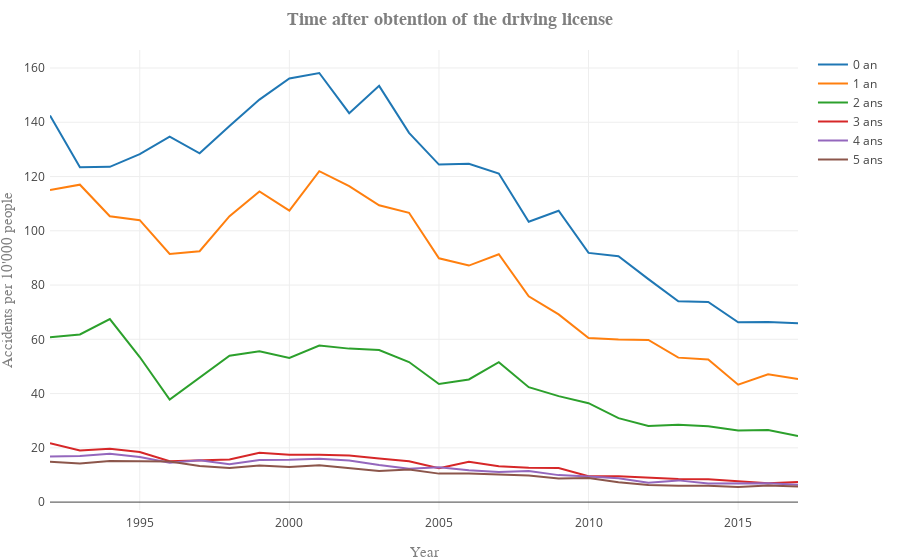
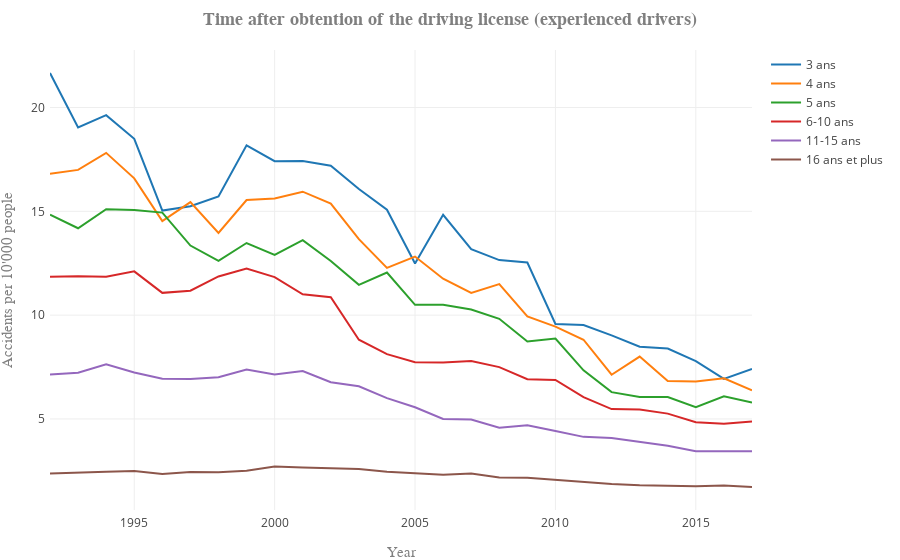

Notebook code cell kept with these figures, in order:
### Markdown cell above
How long had the people in an accident had their license for? In this analysis, we start again from the normalized total of accidents that we created before, i.e. normalized by each 10'000 of people (without taking care of the proportions of driving people as this did not carry enough interesting information). 

We also take the years of license from the `df_Accident_objects` dataset. Note that they are groupped by interval sometimes (e.g. 6-10 years).

### Code cell
index_permis = df_Accident_objets['annee_permis_index'].unique()

# Create a mapping to know how many years are accounted for in each interval
mapping={}
for i in range(len(index_permis)-1):
    if (index_permis[i]==16):
        mapping[index_permis[i]] = 64 # Until 80 years old
    else:
        mapping[index_permis[i]] = index_permis[i+1] - index_permis[i] 

# Focus our analysis on the accidents of tourism cars when there was a mistake and drop
# the cases where we don't know for how many years the license was hold
df_permis = df_Accident_objets_normalized[(df_Accident_objets_normalized.faute_index==1)\
                            & (df_Accident_objets_normalized.voiture_index==210)\
                            & (df_Accident_objets_normalized.annee_permis!='Inconnu')]

# Group by the different categories
df_permis = df_permis.groupby(['annee_permis','annee_permis_index']).sum()

# Rescale the values: divide the total of accidents by the number of different ages
# of the intervals (assumption: if you consider people with 6-10 years of license ther
# will be approximately 5 times more people than if only one year is taken into account)
for i in range(len(df_permis.index)):
    df_permis.loc[df_permis.index.values[i]] = df_permis.loc[df_permis.index.values[i]]/\
                                                    mapping[df_permis.index.values[i][1]]

# Get the years for which we have information and sort them (reference: 2017)
df_permis = df_permis.sort_values(['2017'], ascending=False).reset_index()\
        [['annee_permis']+[col for col in df_permis.columns if IS_DATE.match(col)]].\
        set_index('annee_permis')

# Plot the results with our function
plot_dataframe(x=df_permis.columns.values, y=df_permis[:6],\
               title='Time after obtention of the driving license', xlabel='Year',\
               ylabel="Accidents per 10'000 people",\
               labels=df_permis.index.values[:6],\
               rotation=45, number_to_plot=None,name_save='accident_driving_licence')

# Plot the results but the top 3 lines with our function
plot_dataframe(x=df_permis.columns.values, y=df_permis.iloc[3:],\
               title='Time after obtention of the driving license (experienced drivers)', xlabel='Year',\
               ylabel="Accidents per 10'000 people",\
               labels=df_permis.iloc[3:].index.values,\
               rotation=45, number_to_plot=None,name_save='accident_driving_licence_experienced')

### Figure 1 — Plotly figure (JSON) as saved in the notebook; plotly's stock layout.template omitted (floating-point values rounded to 4 significant figures)
{"data": [{"name": "0 an", "type": "scatter", "uid": "83e77154-9b0d-4578-81b4-65b0ea7985d3", "x": ["1992", "1993", "1994", "1995", "1996", "1997", "1998", "1999", "2000", "2001", "2002", "2003", "2004", "2005", "2006", "2007", "2008", "2009", "2010", "2011", "2012", "2013", "2014", "2015", "2016", "2017"], "y": [142.5, 123.4, 123.6, 128.2, 134.7, 128.6, 138.6, 148.4, 156.2, 158.2, 143.3, 153.4, 136.1, 124.4, 124.7, 121.1, 103.3, 107.4, 91.85, 90.65, 82.19, 73.99, 73.75, 66.3, 66.41, 65.9]}, {"name": "1 an", "type": "scatter", "uid": "d784581c-f8e0-4288-9fbb-97747b8e2a97", "x": ["1992", "1993", "1994", "1995", "1996", "1997", "1998", "1999", "2000", "2001", "2002", "2003", "2004", "2005", "2006", "2007", "2008", "2009", "2010", "2011", "2012", "2013", "2014", "2015", "2016", "2017"], "y": [115.1, 117.0, 105.4, 103.9, 91.45, 92.49, 105.4, 114.5, 107.4, 122.0, 116.5, 109.4, 106.6, 89.87, 87.18, 91.35, 75.84, 69.19, 60.5, 59.97, 59.75, 53.25, 52.53, 43.27, 47.14, 45.32]}, {"name": "2 ans", "type": "scatter", "uid": "2209e516-57d2-4300-b163-b5641674d335", "x": ["1992", "1993", "1994", "1995", "1996", "1997", "1998", "1999", "2000", "2001", "2002", "2003", "2004", "2005", "2006", "2007", "2008", "2009", "2010", "2011", "2012", "2013", "2014", "2015", "2016", "2017"], "y": [60.73, 61.78, 67.45, 53.47, 37.81, 45.86, 53.98, 55.63, 53.1, 57.69, 56.57, 56.07, 51.62, 43.55, 45.19, 51.56, 42.36, 39.06, 36.46, 30.94, 28.06, 28.55, 27.97, 26.39, 26.58, 24.4]}, {"name": "3 ans", "type": "scatter", "uid": "c9d7b633-94af-4d64-af17-4fe658dcd3ae", "x": ["1992", "1993", "1994", "1995", "1996", "1997", "1998", "1999", "2000", "2001", "2002", "2003", "2004", "2005", "2006", "2007", "2008", "2009", "2010", "2011", "2012", "2013", "2014", "2015", "2016", "2017"], "y": [21.66, 19.04, 19.63, 18.49, 15.04, 15.24, 15.72, 18.18, 17.42, 17.42, 17.19, 16.07, 15.07, 12.49, 14.83, 13.18, 12.65, 12.53, 9.572, 9.52, 9.024, 8.481, 8.391, 7.788, 6.928, 7.405]}, {"name": "4 ans", "type": "scatter", "uid": "9108168e-060e-4a1b-bf3b-1cd8b4f85321", "x": ["1992", "1993", "1994", "1995", "1996", "1997", "1998", "1999", "2000", "2001", "2002", "2003", "2004", "2005", "2006", "2007", "2008", "2009", "2010", "2011", "2012", "2013", "2014", "2015", "2016", "2017"], "y": [16.81, 17.0, 17.81, 16.59, 14.53, 15.45, 13.96, 15.55, 15.62, 15.94, 15.37, 13.66, 12.27, 12.82, 11.76, 11.07, 11.5, 9.943, 9.45, 8.816, 7.131, 8.006, 6.83, 6.807, 6.957, 6.384]}, {"name": "5 ans", "type": "scatter", "uid": "55b008b2-4b2b-483f-8bcb-336bf6c58e39", "x": ["1992", "1993", "1994", "1995", "1996", "1997", "1998", "1999", "2000", "2001", "2002", "2003", "2004", "2005", "2006", "2007", "2008", "2009", "2010", "2011", "2012", "2013", "2014", "2015", "2016", "2017"], "y": [14.84, 14.18, 15.1, 15.07, 14.94, 13.35, 12.61, 13.47, 12.9, 13.61, 12.61, 11.46, 12.05, 10.5, 10.5, 10.27, 9.824, 8.727, 8.875, 7.342, 6.291, 6.063, 6.058, 5.566, 6.088, 5.789]}], "layout": {"margin": {"b": 50, "l": 50, "pad": 4, "r": 50, "t": 50}, "title": "<b>Time after obtention of the driving license</b>", "titlefont": {"color": "#7f7f7f", "family": "Courier New, monospace", "size": 18}, "xaxis": {"title": "Year", "titlefont": {"color": "#7f7f7f", "family": "Courier New, monospace", "size": 15}}, "yaxis": {"title": "Accidents per 10'000 people", "titlefont": {"color": "#7f7f7f", "family": "Courier New, monospace", "size": 15}}}}

### Figure 2 — Plotly figure (JSON) as saved in the notebook; plotly's stock layout.template omitted (floating-point values rounded to 4 significant figures)
{"data": [{"name": "3 ans", "type": "scatter", "uid": "c6aaa512-b160-4588-bd55-4e0a43c56140", "x": ["1992", "1993", "1994", "1995", "1996", "1997", "1998", "1999", "2000", "2001", "2002", "2003", "2004", "2005", "2006", "2007", "2008", "2009", "2010", "2011", "2012", "2013", "2014", "2015", "2016", "2017"], "y": [21.66, 19.04, 19.63, 18.49, 15.04, 15.24, 15.72, 18.18, 17.42, 17.42, 17.19, 16.07, 15.07, 12.49, 14.83, 13.18, 12.65, 12.53, 9.572, 9.52, 9.024, 8.481, 8.391, 7.788, 6.928, 7.405]}, {"name": "4 ans", "type": "scatter", "uid": "ac36add9-6004-4405-865e-a118fee43c65", "x": ["1992", "1993", "1994", "1995", "1996", "1997", "1998", "1999", "2000", "2001", "2002", "2003", "2004", "2005", "2006", "2007", "2008", "2009", "2010", "2011", "2012", "2013", "2014", "2015", "2016", "2017"], "y": [16.81, 17.0, 17.81, 16.59, 14.53, 15.45, 13.96, 15.55, 15.62, 15.94, 15.37, 13.66, 12.27, 12.82, 11.76, 11.07, 11.5, 9.943, 9.45, 8.816, 7.131, 8.006, 6.83, 6.807, 6.957, 6.384]}, {"name": "5 ans", "type": "scatter", "uid": "50e1759a-6411-4800-8026-0fa649a77530", "x": ["1992", "1993", "1994", "1995", "1996", "1997", "1998", "1999", "2000", "2001", "2002", "2003", "2004", "2005", "2006", "2007", "2008", "2009", "2010", "2011", "2012", "2013", "2014", "2015", "2016", "2017"], "y": [14.84, 14.18, 15.1, 15.07, 14.94, 13.35, 12.61, 13.47, 12.9, 13.61, 12.61, 11.46, 12.05, 10.5, 10.5, 10.27, 9.824, 8.727, 8.875, 7.342, 6.291, 6.063, 6.058, 5.566, 6.088, 5.789]}, {"name": "6-10 ans", "type": "scatter", "uid": "392474bc-be78-4895-8c22-01ea839f757a", "x": ["1992", "1993", "1994", "1995", "1996", "1997", "1998", "1999", "2000", "2001", "2002", "2003", "2004", "2005", "2006", "2007", "2008", "2009", "2010", "2011", "2012", "2013", "2014", "2015", "2016", "2017"], "y": [11.84, 11.88, 11.85, 12.11, 11.07, 11.18, 11.86, 12.25, 11.83, 11.01, 10.86, 8.818, 8.121, 7.733, 7.713, 7.787, 7.498, 6.917, 6.878, 6.051, 5.474, 5.46, 5.258, 4.84, 4.768, 4.883]}, {"name": "11-15 ans", "type": "scatter", "uid": "a1f5a89f-e1d9-424f-85b5-5e4af4084c4e", "x": ["1992", "1993", "1994", "1995", "1996", "1997", "1998", "1999", "2000", "2001", "2002", "2003", "2004", "2005", "2006", "2007", "2008", "2009", "2010", "2011", "2012", "2013", "2014", "2015", "2016", "2017"], "y": [7.141, 7.222, 7.628, 7.237, 6.933, 6.925, 7.011, 7.382, 7.137, 7.309, 6.766, 6.575, 6.001, 5.563, 5.0, 4.968, 4.576, 4.696, 4.417, 4.138, 4.084, 3.905, 3.713, 3.448, 3.456, 3.447]}, {"name": "16 ans et plus", "type": "scatter", "uid": "02766377-b0d7-4c2c-864e-9cea4701c2d7", "x": ["1992", "1993", "1994", "1995", "1996", "1997", "1998", "1999", "2000", "2001", "2002", "2003", "2004", "2005", "2006", "2007", "2008", "2009", "2010", "2011", "2012", "2013", "2014", "2015", "2016", "2017"], "y": [2.372, 2.43, 2.459, 2.491, 2.347, 2.449, 2.429, 2.504, 2.71, 2.657, 2.629, 2.592, 2.46, 2.38, 2.314, 2.371, 2.18, 2.163, 2.069, 1.952, 1.862, 1.804, 1.788, 1.757, 1.794, 1.723]}], "layout": {"margin": {"b": 50, "l": 50, "pad": 4, "r": 50, "t": 50}, "title": "<b>Time after obtention of the driving license (experienced drivers)</b>", "titlefont": {"color": "#7f7f7f", "family": "Courier New, monospace", "size": 18}, "xaxis": {"title": "Year", "titlefont": {"color": "#7f7f7f", "family": "Courier New, monospace", "size": 15}}, "yaxis": {"title": "Accidents per 10'000 people", "titlefont": {"color": "#7f7f7f", "family": "Courier New, monospace", "size": 15}}}}
